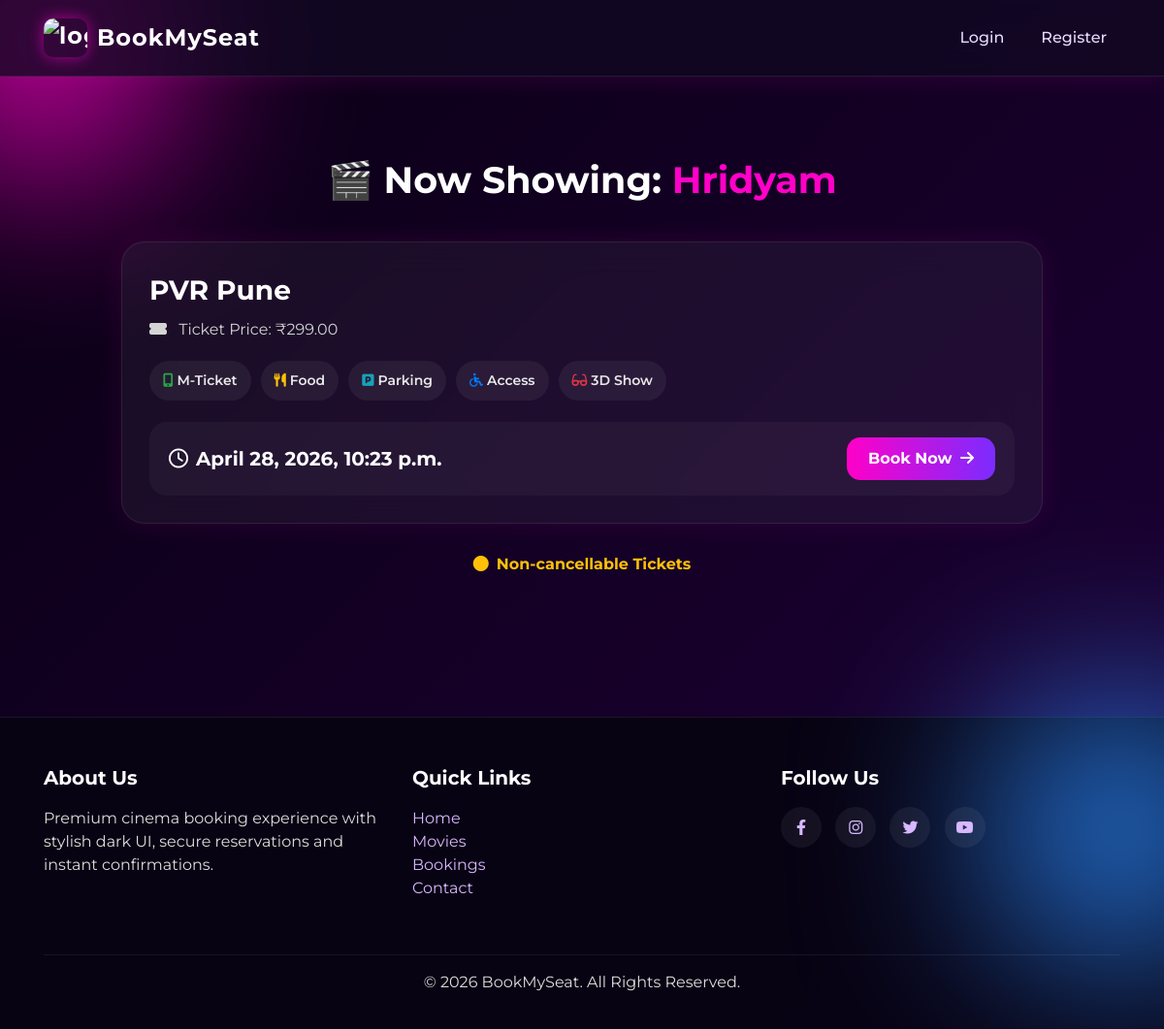
Page /6/theaters/ on the committed database.
### movies/models.py (models this page shows, shortened)
class Movie(models.Model):
    name = models.CharField(max_length=255)
    genre = models.CharField(max_length=100, default="Unknown")
    language = models.CharField(max_length=100, default="Unknown")
    trailer_url = models.URLField(blank=True, null=True)
    image = models.ImageField(upload_to="movies/")
    rating = models.DecimalField(max_digits=3, decimal_places=1)
    cast = models.TextField()
    description = models.TextField(blank=True, null=True)

class Theater(models.Model):
    name = models.CharField(max_length=255)
    movie = models.ForeignKey(Movie, on_delete=models.CASCADE, related_name='theaters')
    time = models.DateTimeField()
    ticket_price = models.DecimalField(max_digits=6, decimal_places=2, default=200.00)

### movies/views.py (the view)
# urls.py: path('<int:movie_id>/theaters/', views.theater_list, name='theater_list'),
def theater_list(request, movie_id):
    movie = get_object_or_404(Movie, id=movie_id)
    theaters = Theater.objects.filter(movie=movie)
    return render(request, 'movies/theater_list.html', {
        'movie': movie,
        'theaters': theaters
    })

### templates/movies/theater_list.html (shortened to what this page needs)
{% extends "users/basic.html" %}
{% block content %}
<link rel="stylesheet" href="https://cdnjs.cloudflare.com/ajax/libs/font-awesome/6.0.0-beta3/css/all.min.css">
<div class="container py-5">
  <div class="main-box">
    <div class="movie-title">
      🎬 Now Showing: <span>{{ movie.name }}</span>
    </div>
    {% if theaters %}
      {% for theater in theaters %}
      <div class="theatre-card">
        <div class="theatre-name">{{ theater.name }}</div>
        <div class="ticket-price">
          <i class="fas fa-ticket-alt mr-2"></i> Ticket Price: ₹{{ theater.ticket_price }}
        </div>
        <div class="features">
          <div class="feature-pill"><i class="fas fa-mobile-alt mr-1 text-success"></i>M-Ticket</div>
          <div class="feature-pill"><i class="fas fa-utensils mr-1 text-warning"></i>Food</div>
          <div class="feature-pill"><i class="fas fa-parking mr-1 text-info"></i>Parking</div>
          <div class="feature-pill"><i class="fas fa-wheelchair mr-1 text-primary"></i>Access</div>
          <div class="feature-pill"><i class="fas fa-glasses mr-1 text-danger"></i>3D Show</div>
        </div>
        <div class="show-box">
          <div class="show-time">
            <i class="far fa-clock mr-2"></i>{{ theater.time }}
          </div>
          <a href="{% url 'book_seats' theater.id %}" class="btn btn-primary book-btn">
            Book Now <i class="fas fa-arrow-right ml-1"></i>
          </a>
        </div>
      </div>
      {% endfor %}
    {% else %}
      <div class="empty-box">
        <h3>No theaters available</h3>
        <p>Please check again later.</p>
      </div>
    {% endif %}
    <div class="notice">
      <i class="fas fa-circle mr-2"></i>Non-cancellable Tickets
    </div>
  </div>
</div>
{% endblock %}

### templates/users/basic.html (style rules this page uses)
* { margin: 0; padding: 0; box-sizing: border-box; }
html { scroll-behavior: smooth; }
body { font-family: "Poppins", sans-serif; background: linear-gradient(135deg, #090014, #140025, #1d0038); color: #ffffff; min-height: 100vh; }
.container { position: relative; z-index: 2; }
.btn, button, .btn-primary { background: linear-gradient(90deg, #ff00c8, #7b2cff) !important; border: none !important; color: white !important; border-radius: 12px; padding: 10px 18px; font-weight: 600; transition: 0.3s ease; }
a { color: #ff7df0; transition: 0.3s ease; }

### templates/movies/theater_list.html (style rules this page uses)
body { font-family:'Montserrat',sans-serif; }
.main-box { max-width:950px; margin:auto; }
.movie-title { text-align:center; font-size:38px; font-weight:700; color:#fff; margin-bottom:35px; }
.movie-title span { color:#ff00c8; }
.theatre-card { background:rgba(255,255,255,.05); border:1px solid rgba(255,255,255,.08); border-radius:24px; padding:28px; margin-bottom:25px; backdrop-filter:blur(18px); box-shadow:0 0 28px rgba(255,0,200,.10); transition:.3s; }
.theatre-name { font-size:28px; font-weight:700; color:#fff; margin-bottom:8px; }
.ticket-price { color:#d4d4d4; font-size:16px; margin-bottom:20px; }
.features { display:flex; flex-wrap:wrap; gap:10px; margin-bottom:22px; }
.feature-pill { background:rgba(255,255,255,.06); color:#e8e8e8; padding:10px 14px; border-radius:40px; font-size:14px; font-weight:600; }
.show-box { background:rgba(255,255,255,.04); border-radius:18px; padding:16px 20px; display:flex; justify-content:space-between; align-items:center; flex-wrap:wrap; }
.show-time { color:#fff; font-size:20px; font-weight:700; }
.book-btn { border:none; border-radius:14px; padding:10px 22px; font-weight:700; }
.notice { margin-top:30px; text-align:center; color:#ffc107; font-weight:700; }

### rows in the picture
Movie: name "Hridyam"
Theater: name "PVR Pune", ticket_price "299.00", time "April 28, 2026, 10:23 p.m."
